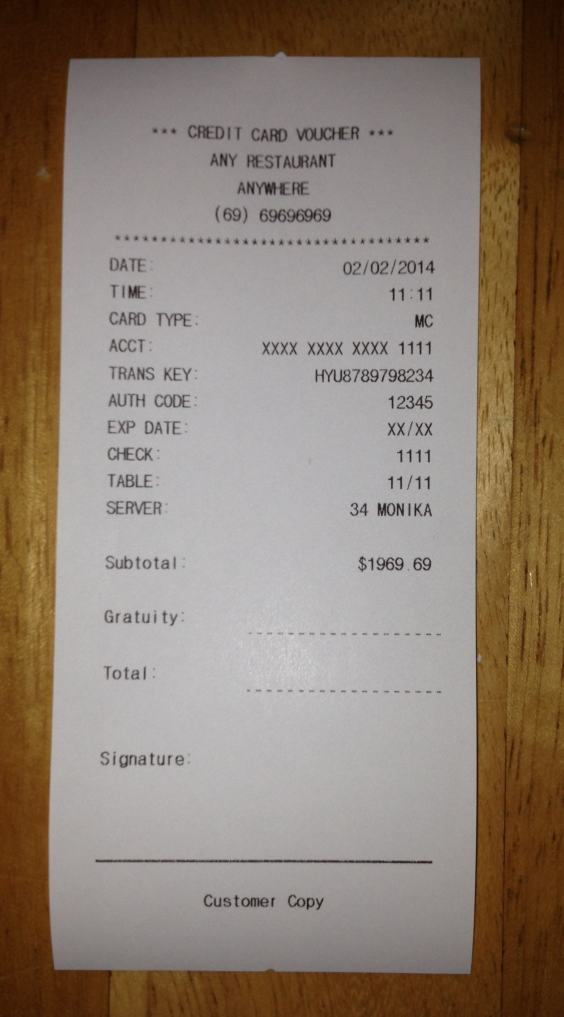
#> input picture PyImageSearchProblems/receipt.jpg, 1691 x 3051 px (shown at 1/3 size)
$ python VisualizeColorChannels.py --image ../PyImageSearchProblems/receipt.jpg
#> lines starting #> are read from the running program, lines starting #| are printed output that depends on the picture
__author__ = 'Charlie'
import os, sys, inspect
import cv2
import numpy as np
import argparse

cmd_subfolder = os.path.realpath(os.path.abspath(os.path.join(os.path.split(inspect.getfile(inspect.currentframe()))[0],"..","Image_Lib")))
if cmd_subfolder not in sys.path:
    sys.path.insert(0, cmd_subfolder)

import image_utils as utils

ap = argparse.ArgumentParser(description="Visualize image channels separately")
ap.add_argument("-i", "--image", required = True, help = "Path to image file")
ap.add_argument("-m", "--mode", required = False, help = "Enter image channels mode. Default = BGR")
args = vars(ap.parse_args())

image = cv2.imread(args["image"])
#> image is the input picture: shape (3051, 1691, 3); mean B, G, R 113.8, 126.7, 141.2
if(args["mode"] == None):
    (ch1, ch2, ch3) = cv2.split(image)
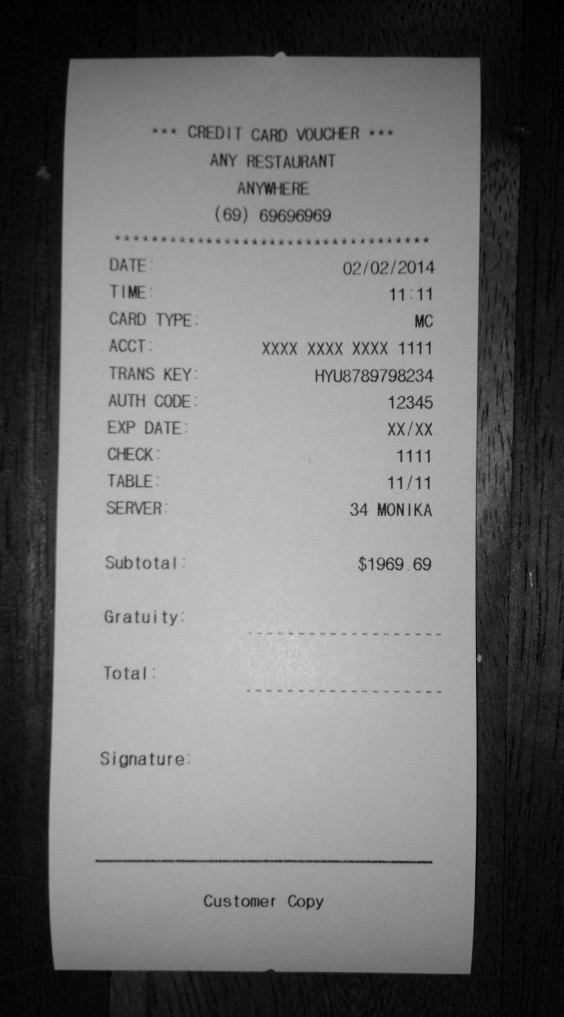
#> ch1: shape (3051, 1691) (shown at 1/3 size); min 0, max 239, mean 113.8
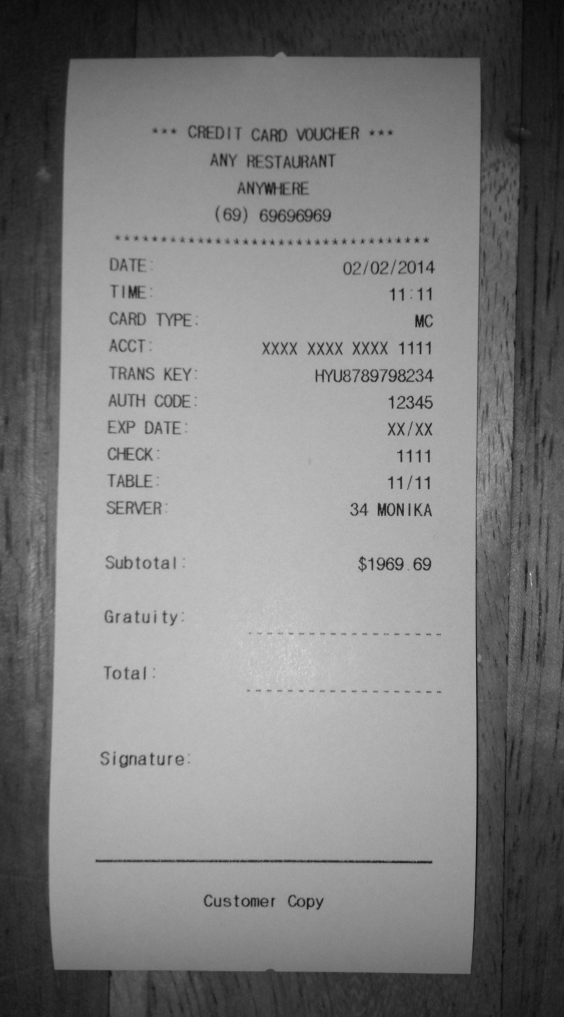
#> ch2: shape (3051, 1691) (shown at 1/3 size); min 5, max 237, mean 126.7
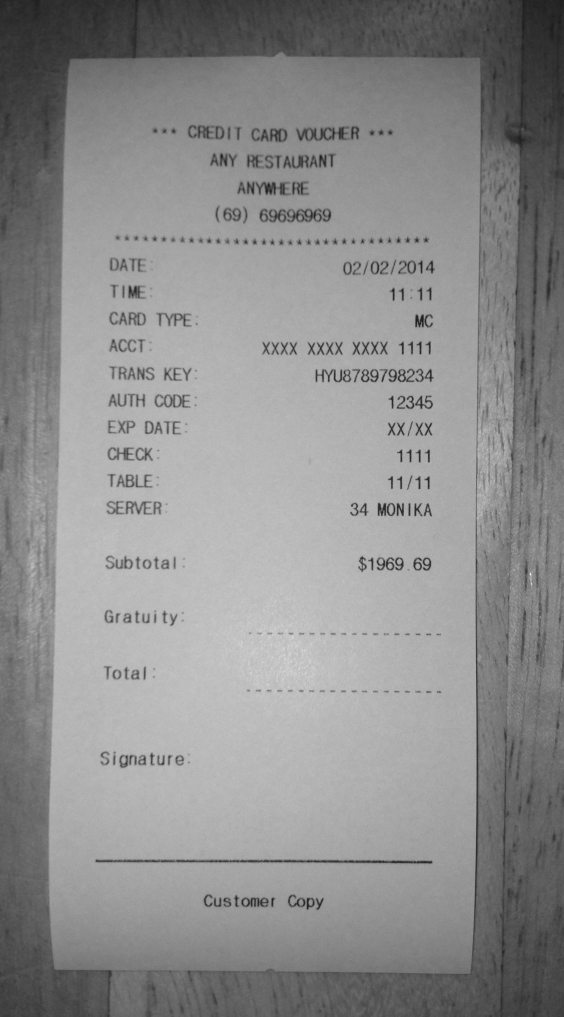
#> ch3: shape (3051, 1691) (shown at 1/3 size); min 15, max 255, mean 141.2
    print("BGR Color space")

elif(args["mode"].upper() == "HSV"):
    imageCvt = cv2.cvtColor(image, cv2.COLOR_BGR2HSV)
    (ch1, ch2, ch3) = cv2.split(imageCvt)
    print("HSV Color space")

elif(args["mode"].upper() == "LAB"):
    imageCvt = cv2.cvtColor(image, cv2.COLOR_BGR2LAB)
    (ch1, ch2, ch3) = cv2.split(imageCvt)
    print("LAB space")

cv2.imshow("Channel 1", utils.image_resize(ch1,height = 500))
#> (this line was passed over: image_utils is not available in this run)
cv2.imshow("Channel 2", utils.image_resize(ch2,height = 500))
#> (this line was passed over: image_utils is not available in this run)
cv2.imshow("Channel 3", utils.image_resize(ch3,height = 500))
#> (this line was passed over: image_utils is not available in this run)
cv2.waitKey(0)
cv2.destroyAllWindows()
